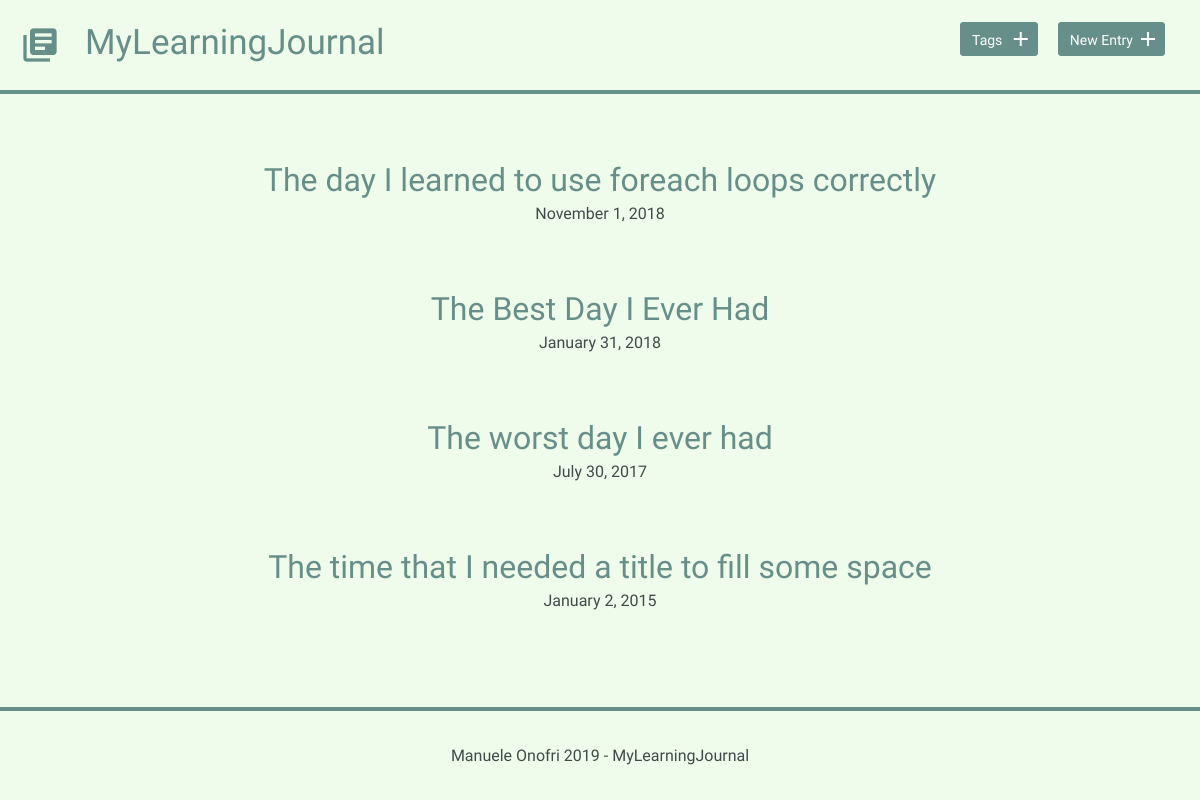
/, run on an earlier commit of the app's database.
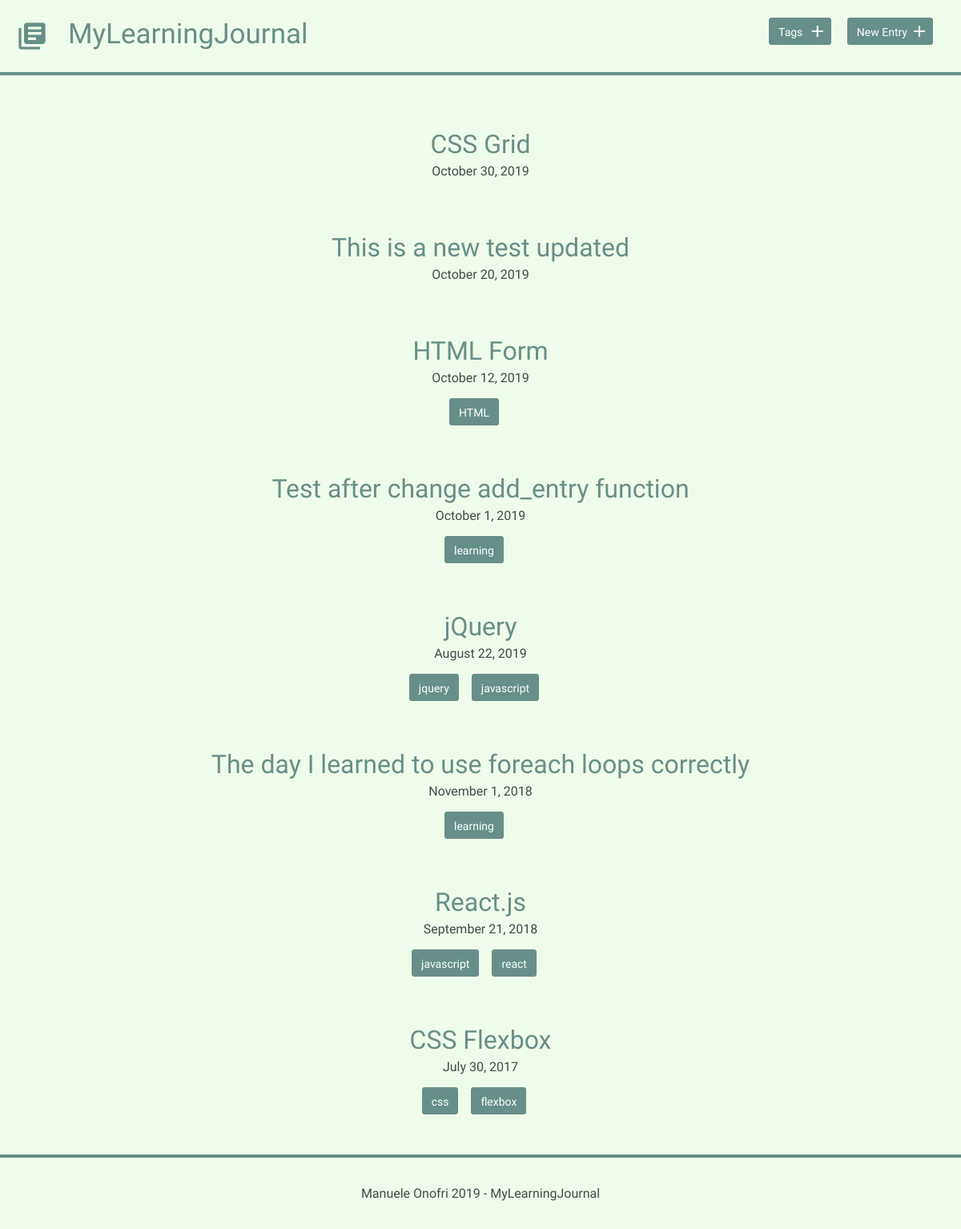
And on a later commit of the database.
### tables this page shows
CREATE TABLE "entries" (
	`id`	INTEGER,
	`title`	TEXT,
	`date`	TEXT,
	`time_spent`	INTEGER,
	`learned`	BLOB,
	`resources`	BLOB,
	PRIMARY KEY(`id`)
);

### index.php (called while the page is built)
<?php
include('inc/functions.php');
$entries = get_entries();
include('inc/header.php');
include('inc/entriesList.php');
include('inc/footer.php');
?>

### inc/functions.php (called while the page is built, shortened)
<?php
function get_entries() {
    include('connection.php');
    try {
       $results = $db->query('SELECT * FROM entries ORDER BY date DESC');
    } catch (Exception $e) {
       $e->getMessage();
    }
    $entries = $results->fetchAll(PDO::FETCH_ASSOC);
    return $entries;
}
function get_tags_per_entry($entry_id) {
    include('connection.php');
    try {
        $results = $db->query('SELECT tags.name, tags.id FROM tags JOIN entries_tags
                                ON tags.id = entries_tags.tags_id
                                WHERE entries_tags.entries_id = ?');
        $results->bindValue(1, $entry_id, PDO::PARAM_INT);
        $results->execute();
    } catch (Exception $e) {
       $e->getMessage();
    }
    $tags = $results->fetchAll(PDO::FETCH_ASSOC);
    return $tags;
}

### inc/entriesList.php (the view)
<div class="entry-list">
    <?php
    foreach ($entries as $entry) {
    $tags = get_tags_per_entry($entry['id']);
    ?>
        <article>
            <h2>
                <a href="detail.php?id=<?php echo $entry['id']; ?>">
                    <?php echo $entry['title']; ?>
                </a>
            </h2>
            <time datetime="<?php echo $entry['date']; ?>">
                <?php echo strftime("%B %e, %G", strtotime($entry['date'])); ?>
            </time>
            <?php
            if (!empty($tags)) {
                echo "<div class='tags-list'>";
                foreach ($tags as $tag) {
                    echo "<a href='tags.php?id=" . $tag['id'] . "' class='button button-tag'>" . $tag['name'] . "</a>";
                }
                echo "</div>";
            }
            ?>
        </article>
    <?php } ?>
</div>

### inc/header.php (shortened to what this page needs)
<!DOCTYPE html>
<html>
    <head>
        <link rel="stylesheet" href="css/normalize.css">
        <link rel="stylesheet" href="css/site.css">
    </head>
    <body>
        <header>
            <div class="container">
                <div class="site-header">
                    <a class="logo" href="index.php">
                        <i class="material-icons">library_books</i>
                        <h2> MyLearningJournal</h2>
                    </a>
                    <div class="header-buttons">
                        <a class="button icon-right" href="tags.php"><span>Tags</span> <i class="material-icons">add</i></a>
                        <a class="button icon-right" href="new.php"><span>New Entry</span> <i class="material-icons">add</i></a>
                    </div>
                </div>
            </div>
        </header>
        <section>
            <div class="main-content">

### inc/footer.php
            </div>
        </section>
        <footer>
            <div>
                 Manuele Onofri <?php echo date('Y'); ?> - MyLearningJournal
            </div>
        </footer>
    </body>
</html>

### css/site.css (style rules this page uses)
body { font-size: 16px; color: #404a49; font-family: 'Cousine', serif; font-weight: 400; background-color: rgb(240, 252, 235); position: relative; min-height: 100vh; }
header .container { margin: 0 auto; padding: 0 25px; border-bottom: solid 4px #678f89;; }
header .site-header { margin: 0 auto; height: 90px; display: flex; justify-content: space-between; }
header .logo { display: flex; text-decoration: none; }
header .logo i, header .logo h2 { color: #678f89; margin: 25px 0 0 -5px; font-size: 40px; }
header .logo h2 { margin-left: 25px; font-size: 35px; }
header .button { margin: 35px 10px 20px; }
header .header-buttons { position: relative; margin-top: 40px;; }
footer { text-align: center; padding: 35px 0; border-top: 4px solid #678f89; max-height: 100px; position: absolute; bottom: 0; width: 100%; }
.button { padding: 8px 10px 6px 10px; background: #678f89; border: 2px solid #678f89; border-radius: 4px; text-decoration: none; color: #FFF; position: relative; text-align: center; font-size: 14px; }
.button.icon-right { padding-right: 30px; top: -10px; }
.button.icon-right i { position: absolute; top: 3px; right: 3px; }
.button-tag { margin-right: 1rem; }
h1, h2, h3, h4 { margin: 0; font-weight: 400; line-height: 1em; color: #000; }
h2 { font-size: 32px; }
h2 a { text-decoration: none; color: #678f89; }
.entry-list, .edit-entry, .new-entry, .edit-tag { max-width: 800px; margin: 0 auto; padding: 70px 0 150px 0; }
.entry-list article { margin-bottom: 70px; text-align: center; }
.entry-list article:last-child { margin-bottom: 0; }
.entry-list article h2 { margin-bottom: 8px; }
.tags-list { margin-top: 1.5rem; }

What changed in the data, as far as the page shows it:
removed entries: title "The Best Day I Ever Had", date "January 31, 2018"
added entries: title "CSS Grid", date "October 30, 2019"
added entries: title "This is a new test updated", date "October 20, 2019"
added entries: title "HTML Form", date "October 12, 2019", name "HTML"
added entries: title "Test after change add_entry function", date "October 1, 2019", name "learning"
added entries: title "jQuery", date "August 22, 2019", name "jquery", name "javascript"
changed entries: title "The time that I needed a title to fill some space" → "React.js"; date "January 2, 2015" → "September 21, 2018"; moves up the list
changed entries: title "The worst day I ever had" → "CSS Flexbox"
Also different on the page:
new list line: "learning"
new list line: "javascript"
new list line: "react"
new list line: "css"
new list line: "flexbox"
